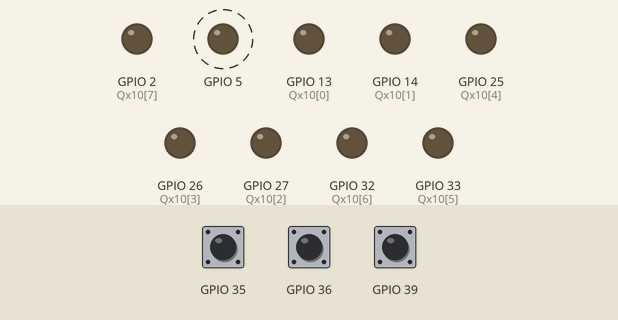
This sketch was run on a simulated ESP32. Parts: output pins drawn as LEDs (lit = HIGH). Dashed ring = blinking. The inputs (shaded band) are chosen by the test bench; at power-on: GPIO 35 HIGH, GPIO 36 HIGH, GPIO 39 HIGH. What the sketch prints to the serial monitor is not drawn.

Above: at 1.2 s.
1.3 s: GPIO 35 pulled LOW for 0.15 s
4.3 s: GPIO 36 pulled LOW for 0.15 s
7.3 s: GPIO 39 pulled LOW for 0.15 s
Timing chart, 0 to 16.3 s (numbered marks = the images above; inputs shaded):
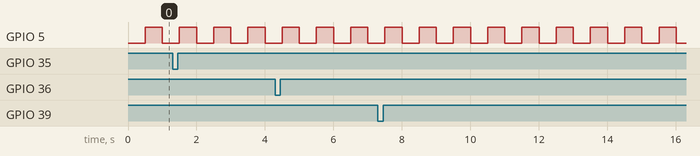

The sketch:

TriggerCamera4.ino
```cpp
#include <ArduinoJson.h>
#include "triggerstate.h"


const uint8_t Ix10[8] = {39,36,35,34,21,19,18,4};
const uint8_t Qx10[8] = {13,14,27,26,25,33,32,2};

TriggerInput inputRun(Ix10[0],20);
TriggerInput inputSetupTrain(Ix10[1],30);
TriggerInput inputSetupTest(Ix10[2],30);

String inputString = "";         // a String to hold incoming data
bool stringComplete = false;  // whether the string is complete
bool SetupMode = true;

unsigned long previousMillisToggle = 0;
unsigned long previousMillisHandcheck = 0;

DynamicJsonDocument doc(1024);

void setup() {
  pinMode(5,OUTPUT);
  for(int i = 0; i<8; i++)
  {
      pinMode(Qx10[i],OUTPUT);
      digitalWrite(Qx10[i],false);
  }

  Serial.begin(115200);
  delay(10);
  Serial.println("#####################################################################");
}


void loop()
{

    bool ipRun = inputRun.getState();
    bool ipTrain = inputSetupTrain.getState();
    bool ipTest = inputSetupTest.getState();
    if(ipRun)
    {
        String res = "{\"Mode\":\"Process\"}";
        printMsg(false,res);
    }
    else
    {
        if(ipTrain)
        {
            String res = "{\"Mode\":\"SetupTrain\"}";
            printMsg(false,res);
        }
        else if(ipTest)
        {
            String res = "{\"Mode\":\"SetupTest\"}";
            printMsg(false,res);
        }
    }
    toggle();
    handcheck();
    IOControl();
}

void toggle()
{
   unsigned int interval = 500;
   if (millis() - previousMillisToggle  >= interval)
   {
      previousMillisToggle = millis();
      digitalWrite(5,!(digitalRead(5)));
   }
}


void printMsg(bool command,String val)
{
    if(command)
    {
        String s1 = "CommandInput >> ";
        String s3 = s1 + val;
        Serial.println(s3);
    }
    else
    {
        String s1 = "Trig;";
        String s3 = s1 + val;
        Serial.println(s3);
    }
}
void handcheck()
{
   unsigned int interval = 1000;
   if (millis() - previousMillisHandcheck  >= interval)
   {
      previousMillisHandcheck = millis();
      if(digitalRead(Qx10[0]))
      {
        Serial.println("HandCheck;{\"StopMC\":true}");
      }
      else
      {
        Serial.println("HandCheck;{\"StopMC\":false}");
      }
   }

}

void IOControl()
{
    while (Serial.available())
    {
      char inChar = (char)Serial.read();
      if (inChar == '\n')
      {
        stringComplete = true;
      }
      else
      {
        inputString += inChar;
      }
   }
   if (stringComplete)
   {
      String dataInput = inputString;
      inputString = "";
      stringComplete = false;
      JsonObject obj = doc.as<JsonObject>();
      deserializeJson(doc, dataInput);
      serialIO(obj);
   }
}
void serialIO(JsonObject obj)
{
  if (obj.containsKey("StopMC"))
  {
    bool stopMC = obj["StopMC"].as<bool>();
    digitalWrite(Qx10[0],stopMC);
  }
  else if (obj.containsKey("SetOutput"))
  {
    int ioPort = obj["SetOutput"].as<int>();
    if(!(ioPort<1 && ioPort>7))
    {
      digitalWrite(Qx10[ioPort],true);
    }
  }
  else if (obj.containsKey("ResetOutput"))
  {
    int ioPort = obj["ResetOutput"].as<int>();
    if(!(ioPort<1 && ioPort>7))
    {
      digitalWrite(Qx10[ioPort],false);
    }
  }
  else if (obj.containsKey("AllOutput"))
  {
    bool allon = obj["AllOutput"].as<bool>();
    for(int i = 1; i<8; i++)
    {
      digitalWrite(Qx10[i],allon);
    }
  }
}
```

triggerstate.h
```cpp
class TriggerInput {
  private:
    uint8_t pin;
    unsigned int statemachine;
    unsigned long t1;
    unsigned int waitMs;

  public:
    TriggerInput(uint8_t pin,unsigned int waitMs)
    {
      this->pin = pin;
      this->waitMs = waitMs;
      init();
      pinMode(pin,INPUT_PULLUP);
    }
    void init() {
      statemachine=0;
    }
    bool getState()
    {
        bool ip = !digitalRead(pin);
        switch(statemachine)
        {
            case 0:
                if(!ip)
                {
                  statemachine = 0;
                }
                else
                {
                  statemachine = 1;
                  t1 = millis();
                }
                return false;
                break;
            case 1:
                if(millis()-t1>waitMs)
                {
                   statemachine = 2;
                   if(!ip)
                   {
                      statemachine = 0;
                      return false;
                   }
                   return true;
                }
                return false;
                break;
            case 2:
                if(!ip)
                {
                  statemachine = 0;
                }
                return false;
                break;
        }
        return false;
    }
};
```

Measured:
- by itself, GPIO 5: alternates HIGH for 0.50 s and LOW for 0.50 s
